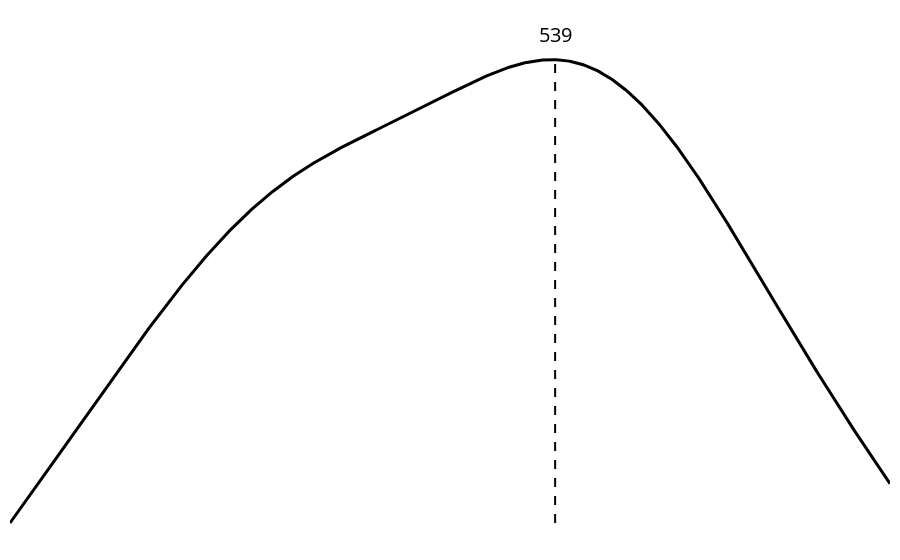

The code cell stored with this chart in its notebook:
### Code cell
import pandas as pd
import numpy as np
import plotly.graph_objects as go
from scipy.stats import gaussian_kde

# Example DataFrame
data = {'GP': [
582,
509,
581,
538,
552,
558,
496,
535,
549,
539,
477,
541,
506,
512,
501,
469,
               ]}  # Skewed distribution
df = pd.DataFrame(data)

# Column to visualize
column = 'GP'
custom_x = 539

# Kernel Density Estimate (KDE) for smoothing the distribution
kde = gaussian_kde(df[column])
x_vals = np.linspace(df[column].min(), df[column].max(), 500)
y_vals = kde(x_vals)

# Create the Plotly figure
fig = go.Figure()

# Add the KDE line (smoothed curve)
fig.add_trace(go.Scatter(
    x=x_vals,
    y=y_vals,
    mode='lines',
    line=dict(color='black', width=3),
    showlegend=False
))

fig.add_trace(go.Scatter(
    x=[custom_x, custom_x],
    y=[min(y_vals), max(y_vals)],
    mode='lines',
    line=dict(color='black', width=2, dash='dash'),
    showlegend=False
))

# Add a label for the custom x value
fig.add_trace(go.Scatter(
    x=[custom_x],
    y=[max(y_vals) * 1.03],  # Position the label 80% up the y-axis for visibility
    text=[f"{custom_x}"],
    mode='text',
    textfont=dict(color='black', size=20),
    showlegend=False
))

# Update layout for a minimalist look
fig.update_layout(
    xaxis=dict(showline=False, showgrid=False, zeroline=False, title='', visible=False),
    yaxis=dict(showline=False, showgrid=False, zeroline=False, title='', visible=False),
    template='plotly_white',
    margin=dict(l=10, r=10, t=10, b=10)
)

# Show the plot
fig.show()

### Figure 1 — Plotly figure (JSON) as saved in the notebook; plotly's stock layout.template omitted (floating-point values rounded to 4 significant figures; data arrays with more than 128 entries replaced by an {"elided": "..."} marker saying what was removed)
{"data": [{"line": {"color": "black", "width": 3}, "mode": "lines", "showlegend": false, "x": {"elided": "500 float values"}, "y": {"elided": "500 float values"}, "type": "scatter"}, {"line": {"color": "black", "dash": "dash", "width": 2}, "mode": "lines", "showlegend": false, "x": [539, 539], "y": [0.003764, 0.009784], "type": "scatter"}, {"mode": "text", "showlegend": false, "text": ["539"], "textfont": {"color": "black", "size": 20}, "x": [539], "y": [0.01008], "type": "scatter"}], "layout": {"xaxis": {"showline": false, "showgrid": false, "zeroline": false, "title": {"text": ""}, "visible": false}, "yaxis": {"showline": false, "showgrid": false, "zeroline": false, "title": {"text": ""}, "visible": false}, "margin": {"l": 10, "r": 10, "t": 10, "b": 10}}}
